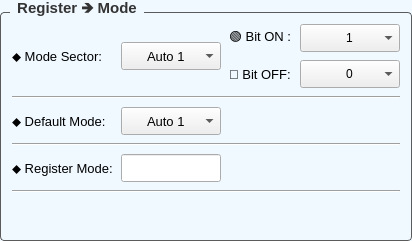
           <widget class="QGroupBox" name="groupModeOption">
            <property name="sizePolicy">
             <sizepolicy hsizetype="Expanding" vsizetype="Preferred">
              <horstretch>3</horstretch>
              <verstretch>0</verstretch>
             </sizepolicy>
            </property>
            <property name="font">
             <font>
              <family>Segoe UI</family>
              <pointsize>-1</pointsize>
              <weight>75</weight>
              <bold>true</bold>
             </font>
            </property>
            <property name="styleSheet">
             <string notr="true">/* Khung chính của GroupBox */
QGroupBox {
    background-color: #F0F9FF; /* Màu nền theo yêu cầu của bạn */
    border: 1px solid #5B5B5B; /* Viền xám mảnh để định hình khối */
    border-radius: 4px;        /* Bo tròn góc 4px đồng bộ với QPushButton */
    margin-top: 12px;          /* Tạo khoảng cách phía trên để nhường chỗ cho chữ tiêu đề */
    font-size: 15px;           /* Kích thước chữ tiêu đề */
    font-weight: bold;         /* Làm đậm chữ tiêu đề */
    color: #333333;            /* Màu chữ tiêu đề */
}

/* Tùy chỉnh vị trí của chữ tiêu đề GroupBox */
QGroupBox::title {
    subcontrol-origin: margin;
    subcontrol-position: top left; /* Đặt tiêu đề ở góc trên bên trái */
    left: 10px;                    /* Đẩy chữ dịch vào trong một chút cho đẹp */
    padding: 0px 5px;              /* Khoảng cách đệm xung quanh chữ */
}
</string>
            </property>
            <property name="title">
             <string>Register 🡺 Mode</string>
            </property>
            <layout class="QGridLayout" name="gridLayout_18">
             <item row="0" column="0">
              <layout class="QGridLayout" name="grid_modeoption">
               <property name="spacing">
                <number>8</number>
               </property>
               <item row="7" column="1">
                <widget class="QLineEdit" name="lineEdit_register_mode">
                 <property name="minimumSize">
                  <size>
                   <width>100</width>
                   <height>28</height>
                  </size>
                 </property>
                 <property name="maximumSize">
                  <size>
                   <width>80</width>
                   <height>16777215</height>
                  </size>
                 </property>
                 <property name="font">
                  <font>
                   <family>Segoe UI</family>
                   <pointsize>10</pointsize>
                  </font>
                 </property>
                </widget>
               </item>
               <item row="0" column="0" rowspan="2">
                <widget class="QLabel" name="labelModeSector">
                 <property name="font">
                  <font>
                   <family>Segoe UI</family>
                   <pointsize>10</pointsize>
                  </font>
                 </property>
                 <property name="text">
                  <string>⬥ Mode Sector:</string>
                 </property>
                </widget>
               </item>
               <item row="1" column="2">
                <widget class="QLabel" name="label_9">
                 <property name="font">
                  <font>
                   <family>Segoe UI</family>
                   <pointsize>10</pointsize>
                  </font>
                 </property>
                 <property name="text">
                  <string>🔴 Bit OFF:</string>
                 </property>
                </widget>
               </item>
               <item row="7" column="0">
                <widget class="QLabel" name="labelRegisterMode">
                 <property name="font">
                  <font>
                   <family>Segoe UI</family>
                   <pointsize>10</pointsize>
                  </font>
                 </property>
                 <property name="text">
                  <string>⬥ Register Mode:</string>
                 </property>
                </widget>
               </item>
               <item row="5" column="0" colspan="4">
                <widget class="Line" name="line_2">
                 <property name="orientation">
                  <enum>Qt::Horizontal</enum>
                 </property>
                </widget>
               </item>
               <item row="3" column="0">
                <widget class="QLabel" name="labelDefaultMode">
                 <property name="font">
                  <font>
                   <family>Segoe UI</family>
                   <pointsize>10</pointsize>
                  </font>
                 </property>
                 <property name="text">
                  <string>⬥ Default Mode:</string>
                 </property>
                </widget>
               </item>
               <item row="3" column="1">
                <widget class="QComboBox" name="comboBox_default_mode">
                 <property name="minimumSize">
                  <size>
                   <width>100</width>
                   <height>28</height>
                  </size>
                 </property>
                 <property name="font">
                  <font>
                   <family>Segoe UI</family>
                   <pointsize>10</pointsize>
                  </font>
                 </property>
                 <property name="styleSheet">
                  <string notr="true">QComboBox {
    /* Tăng dần số px bên dưới cho đến khi chữ dịch vào chính giữa */
    padding-left: 25px; 
}
</string>
                 </property>
                 <item>
                  <property name="text">
                   <string>Auto 1</string>
                  </property>
                 </item>
                 <item>
                  <property name="text">
                   <string>Auto 2</string>
                  </property>
                 </item>
                 <item>
                  <property name="text">
                   <string>Auto 3</string>
                  </property>
                 </item>
                </widget>
               </item>
               <item row="0" column="1" rowspan="2">
                <widget class="QComboBox" name="comboBox_mode_auto">
                 <property name="minimumSize">
                  <size>
                   <width>100</width>
                   <height>28</height>
                  </size>
                 </property>
                 <property name="font">
                  <font>
                   <family>Segoe UI</family>
                   <pointsize>10</pointsize>
                  </font>
                 </property>
                 <property name="styleSheet">
                  <string notr="true">QComboBox {
    /* Tăng dần số px bên dưới cho đến khi chữ dịch vào chính giữa */
    padding-left: 25px; 
}
</string>
                 </property>
                 <item>
                  <property name="text">
                   <string>Auto 1</string>
                  </property>
                 </item>
                 <item>
                  <property name="text">
                   <string>Auto 2</string>
                  </property>
                 </item>
                 <item>
                  <property name="text">
                   <string>Auto 3</string>
                  </property>
                 </item>
                </widget>
               </item>
               <item row="8" column="0" colspan="4">
                <widget class="Line" name="line_10">
                 <property name="orientation">
                  <enum>Qt::Horizontal</enum>
                 </property>
                </widget>
               </item>
               <item row="0" column="3">
                <widget class="QComboBox" name="comboBox_value_mode_selector_bit_on">
                 <property name="minimumSize">
                  <size>
                   <width>100</width>
                   <height>28</height>
                  </size>
                 </property>
                 <property name="styleSheet">
                  <string notr="true">QComboBox {
    /* Tăng dần số px bên dưới cho đến khi chữ dịch vào chính giữa */
    padding-left: 45px; 
}
</string>
                 </property>
                 <item>
                  <property name="text">
                   <string>1</string>
                  </property>
                 </item>
                 <item>
                  <property name="text">
                   <string>2</string>
                  </property>
                 </item>
                 <item>
                  <property name="text">
                   <string>3</string>
                  </property>
                 </item>
                 <item>
                  <property name="text">
                   <string>4</string>
                  </property>
                 </item>
                 <item>
                  <property name="text">
                   <string>5</string>
                  </property>
                 </item>
                 <item>
                  <property name="text">
                   <string>6</string>
                  </property>
                 </item>
                 <item>
                  <property name="text">
                   <string>7</string>
                  </property>
                 </item>
                 <item>
                  <property name="text">
                   <string>8</string>
                  </property>
                 </item>
                 <item>
                  <property name="text">
                   <string>9</string>
                  </property>
                 </item>
                 <item>
                  <property name="text">
                   <string>10</string>
                  </property>
                 </item>
                </widget>
               </item>
               <item row="0" column="2">
                <widget class="QLabel" name="label_7">
                 <property name="font">
                  <font>
                   <family>Segoe UI</family>
                   <pointsize>10</pointsize>
                  </font>
                 </property>
                 <property name="text">
                  <string>🟢 Bit ON :</string>
                 </property>
                </widget>
               </item>
               <item row="2" column="0" colspan="4">
                <widget class="Line" name="line">
                 <property name="orientation">
                  <enum>Qt::Horizontal</enum>
                 </property>
                </widget>
               </item>
               <item row="1" column="3">
                <widget class="QComboBox" name="comboBox_value_mode_selector_bit_off">
                 <property name="minimumSize">
                  <size>
                   <width>0</width>
                   <height>28</height>
                  </size>
                 </property>
                 <property name="styleSheet">
                  <string notr="true">QComboBox {
    /* Tăng dần số px bên dưới cho đến khi chữ dịch vào chính giữa */
    padding-left: 45px; 
}
</string>
                 </property>
                 <item>
                  <property name="text">
                   <string>0</string>
                  </property>
                 </item>
                 <item>
                  <property name="text">
                   <string>1</string>
                  </property>
                 </item>
                 <item>
                  <property name="text">
                   <string>2</string>
                  </property>
                 </item>
                 <item>
                  <property name="text">
                   <string>3</string>
                  </property>
                 </item>
                 <item>
                  <property name="text">
                   <string>4</string>
                  </property>
                 </item>
                 <item>
                  <property name="text">
                   <string>5</string>
                  </property>
                 </item>
                 <item>
                  <property name="text">
                   <string>6</string>
                  </property>
                 </item>
                 <item>
                  <property name="text">
                   <string>7</string>
                  </property>
                 </item>
                 <item>
                  <property name="text">
                   <string>8</string>
                  </property>
                 </item>
                 <item>
                  <property name="text">
                   <string>9</string>
                  </property>
                 </item>
                 <item>
                  <property name="text">
                   <string/>
                  </property>
                 </item>
                </widget>
               </item>
              </layout>
             </item>
             <item row="1" column="0">
              <layout class="QGridLayout" name="gridLayout_9" rowstretch="0">
               <property name="spacing">
                <number>0</number>
               </property>
               <item row="0" column="1">
                <widget class="QPushButton" name="pushButton_add_mode">
                 <property name="minimumSize">
                  <size>
                   <width>0</width>
                   <height>30</height>
                  </size>
                 </property>
                 <property name="maximumSize">
                  <size>
                   <width>30</width>
                   <height>16777215</height>
                  </size>
                 </property>
                 <property name="font">
                  <font>
                   <family>Segoe UI</family>
                   <pointsize>10</pointsize>
                   <weight>75</weight>
                   <bold>true</bold>
                  </font>
                 </property>
                 <property name="toolTip">
                  <string>Add more Mode</string>
                 </property>
                 <property name="layoutDirection">
                  <enum>Qt::LeftToRight</enum>
                 </property>
                 <property name="styleSheet">
                  <string notr="true">QPushButton {
    background-color: transparent;
    border: none;
    border-radius: 6px;
}
QPushButton:hover {
    background-color: rgba(0, 0, 0, 25);     /* nền hiện ra khi rê chuột */
}
QPushButton:pressed {
    background-color: rgba(0, 0, 0, 50);     /* đậm hơn khi nhấn */
}</string>
                 </property>
                 <property name="text">
                  <string/>
                 </property>
                 <property name="icon">
                  <iconset>
                   <normaloff>assert/icon/new-file.png</normaloff>assert/icon/new-file.png</iconset>
                 </property>
                 <property name="iconSize">
                  <size>
                   <width>25</width>
                   <height>25</height>
                  </size>
                 </property>
                </widget>
               </item>
               <item row="0" column="0">
                <spacer name="horizontalSpacer_3">
                 <property name="orientation">
                  <enum>Qt::Horizontal</enum>
                 </property>
                 <property name="sizeHint" stdset="0">
                  <size>
                   <width>40</width>
                   <height>20</height>
                  </size>
                 </property>
                </spacer>
               </item>
               <item row="0" column="2">
                <widget class="QLabel" name="label_26">
                 <property name="minimumSize">
                  <size>
                   <width>20</width>
                   <height>0</height>
                  </size>
                 </property>
                 <property name="text">
                  <string/>
                 </property>
                </widget>
               </item>
               <item row="0" column="5">
                <widget class="QPushButton" name="pushButton_set_save_mode">
                 <property name="minimumSize">
                  <size>
                   <width>0</width>
                   <height>30</height>
                  </size>
                 </property>
                 <property name="maximumSize">
                  <size>
                   <width>30</width>
                   <height>16777215</height>
                  </size>
                 </property>
                 <property name="font">
                  <font>
                   <family>Segoe UI</family>
                   <pointsize>10</pointsize>
                   <weight>75</weight>
                   <bold>true</bold>
                  </font>
                 </property>
                 <property name="toolTip">
                  <string>Save Parameters for Mode selected</string>
                 </property>
                 <property name="styleSheet">
                  <string notr="true">QPushButton {
    background-color: transparent;
    border: none;
    border-radius: 6px;
}
QPushButton:hover {
    background-color: rgba(0, 0, 0, 25);     /* nền hiện ra khi rê chuột */
}
QPushButton:pressed {
    background-color: rgba(0, 0, 0, 50);     /* đậm hơn khi nhấn */
}</string>
                 </property>
                 <property name="text">
                  <string/>
                 </property>
                 <property name="icon">
                  <iconset>
                   <normaloff>assert/icon/floppy-disk.png</normaloff>assert/icon/floppy-disk.png</iconset>
                 </property>
                 <property name="iconSize">
                  <size>
                   <width>25</width>
                   <height>25</height>
                  </size>
                 </property>
                </widget>
               </item>
               <item row="0" column="3">
                <widget class="QPushButton" name="pushButton_load_params_from_mode">
                 <property name="minimumSize">
                  <size>
                   <width>0</width>
                   <height>30</height>
                  </size>
                 </property>
                 <property name="maximumSize">
                  <size>
                   <width>30</width>
                   <height>16777215</height>
                  </size>
                 </property>
                 <property name="font">
                  <font>
                   <family>Segoe UI</family>
                   <pointsize>10</pointsize>
                   <weight>75</weight>
                   <bold>true</bold>
                  </font>
                 </property>
                 <property name="toolTip">
                  <string>Load Parameter from Mode selected</string>
                 </property>
                 <property name="styleSheet">
                  <string notr="true">QPushButton {
    background-color: transparent;
    border: none;
    border-radius: 6px;
}
QPushButton:hover {
    background-color: rgba(0, 0, 0, 25);     /* nền hiện ra khi rê chuột */
}
QPushButton:pressed {
    background-color: rgba(0, 0, 0, 50);     /* đậm hơn khi nhấn */
}</string>
                 </property>
                 <property name="text">
                  <string/>
                 </property>
                 <property name="icon">
                  <iconset>
                   <normaloff>assert/icon/apply-now.png</normaloff>assert/icon/apply-now.png</iconset>
                 </property>
                 <property name="iconSize">
                  <size>
                   <width>25</width>
                   <height>25</height>
                  </size>
                 </property>
                </widget>
               </item>
               <item row="0" column="4">
                <widget class="QLabel" name="label_27">
                 <property name="minimumSize">
                  <size>
                   <width>20</width>
                   <height>0</height>
                  </size>
                 </property>
                 <property name="text">
                  <string/>
                 </property>
                </widget>
               </item>
              </layout>
             </item>
            </layout>
           </widget>
